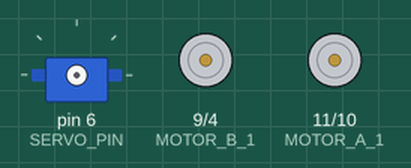
The sketch below on a simulated Arduino Uno, built with avr-gcc and run on an emulated ATmega328P. Shown: servo, motor-driver pin pairs drawn as motors (green arrow = first pin HIGH = forward, orange = second pin HIGH = backward, longer = more drive). Wiring (inferred from the names in the program): servo: signal pin 6. Servo pulses on a pin are drawn as a servo (544–2400 µs = 0–180°).

Above: at 0.1 s.
At 3.6 s:
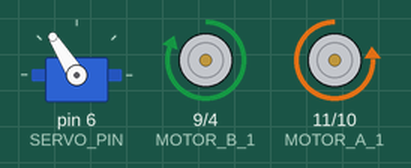
At 7.5 s:
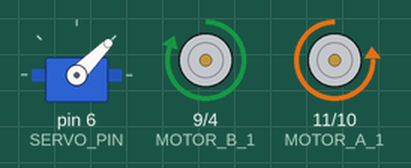
At 8.5 s:
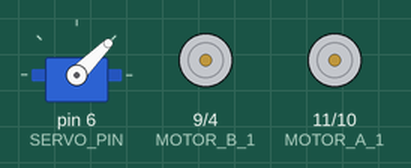
Timing chart, 0 to 10.9 s (numbered marks = the images above):
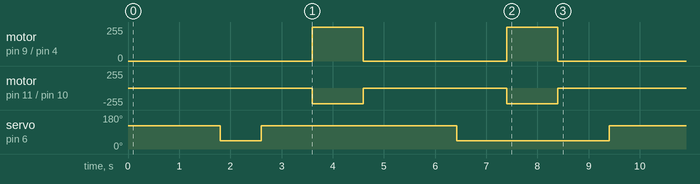

The sketch:

Gripper.ino
```cpp
const int MOTOR_A_1 = 11; //motor A = left wheel
const int MOTOR_A_2 = 10;
const int MOTOR_B_1 = 9; //motor B = right wheel
const int MOTOR_B_2 = 4;

const int MOTOR_ASPEED = 236;
const int MOTOR_BSPEED = 255;
const int PAUSE = 1000;

const int ROTATIONSENSOR_1 = 3;
const int ROTATIONSENSOR_2 = 2;

const int SERVO_PIN = 6;
const int OPEN_CLUS  = 1800;
const int CLOSE_CLUS = 1000;
const int CLAWSTIME = 800;

int servoTargetUs = OPEN_CLUS;
long lastServoFrameMs = 0;

void setup() {
  pinMode(SERVO_PIN, OUTPUT);

  pinMode(MOTOR_A_1, OUTPUT);
  pinMode(MOTOR_A_2, OUTPUT);
  pinMode(MOTOR_B_1, OUTPUT);
  pinMode(MOTOR_B_2, OUTPUT);
  pinMode(ROTATIONSENSOR_1, INPUT);
  pinMode(ROTATIONSENSOR_2, INPUT);

  digitalWrite(MOTOR_A_1, LOW);
  digitalWrite(MOTOR_A_2, LOW);
  digitalWrite(MOTOR_B_1, LOW);
  digitalWrite(MOTOR_B_2, LOW);
  digitalWrite(ROTATIONSENSOR_1, LOW);
  digitalWrite(ROTATIONSENSOR_2, LOW);
  digitalWrite(SERVO_PIN, LOW);

  delay(PAUSE);
  servoTargetUs = OPEN_CLUS;
  claws(CLAWSTIME);
  servoTargetUs = CLOSE_CLUS;
  claws(CLAWSTIME);
  servoTargetUs = OPEN_CLUS;
  claws(1000);
  moveForward();
  delay(PAUSE);
  stopMotors();
  delay(PAUSE);
  servoTargetUs = OPEN_CLUS;
  claws(CLAWSTIME);
  servoTargetUs = CLOSE_CLUS;
  claws(1000);
  moveForward();
  delay(PAUSE);
  stopMotors();
  delay(PAUSE);
  servoTargetUs = OPEN_CLUS;
  claws(CLAWSTIME);
}

void loop() {
  servoUpdate();
}

void stopMotors() {
  analogWrite(MOTOR_A_1, 0);
  analogWrite(MOTOR_A_2, 0);
  analogWrite(MOTOR_B_2, 0);
  analogWrite(MOTOR_B_1, 0);
}

void moveForward() {
  analogWrite(MOTOR_A_1, 0);
  analogWrite(MOTOR_A_2, MOTOR_ASPEED);
  analogWrite(MOTOR_B_2, 0);
  analogWrite(MOTOR_B_1, MOTOR_BSPEED);
}

void servoUpdate() {
  long now = millis();
  if (now - lastServoFrameMs >= 20) {
    lastServoFrameMs = now;
    digitalWrite(SERVO_PIN, HIGH);
    delayMicroseconds(servoTargetUs);
    digitalWrite(SERVO_PIN, LOW);
  }
}

void claws(long ms) {
  long start = millis();
  while (millis() - start < ms) {
    servoUpdate(); // keep servo active
  }
}
```
